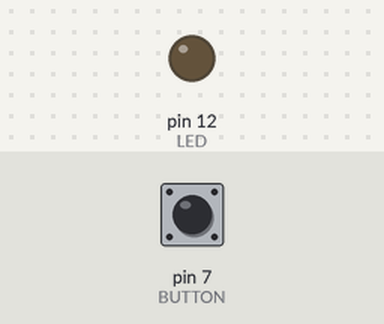
Bench run of a sketch on a simulated Arduino Uno, built with avr-gcc and run on an emulated ATmega328P. Shown: output pins drawn as LEDs (lit = HIGH). The test bench sets the inputs (shaded band); at power-on: pin 7 (BUTTON) LOW.

Above: at 1.2 s.
1.3 s: pin 7 (BUTTON) pulled HIGH for 0.15 s
At 2.2 s:
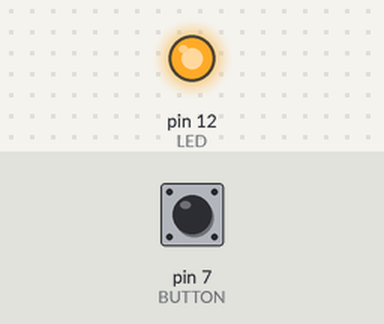
2.9 s: pin 7 (BUTTON) pulled HIGH for 1 s
At 3.4 s:
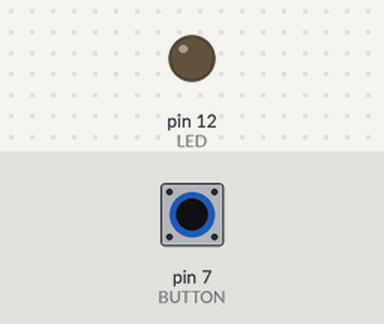
5.4 s: pin 7 (BUTTON) pulled HIGH for 3.2 s
At 6.5 s:
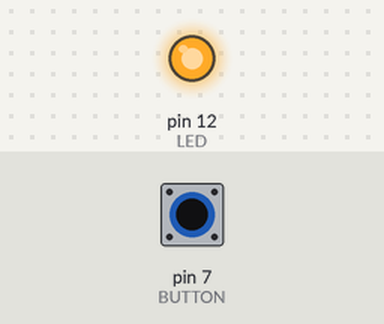
Timing chart, 0 to 8.4 s (numbered marks = the images above; inputs shaded):
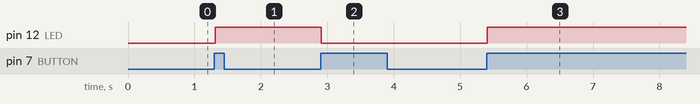

The sketch:

5_first_lamp.ino
```cpp
const int LED = 12;   //the pin for the LED
const int BUTTON = 7; //the input pin where the pushbutton is connected

int val = 0; //val will be used to store the state of the input pin

int old_val = 0;
int state = 0; // 0 = LED off and 1 = LED on

void setup() {
  pinMode(LED, OUTPUT);
  pinMode(BUTTON, INPUT);
}

void loop() {
  val = digitalRead(BUTTON);  //read the input value and store it

  // check if there was a transition
  if ((val == HIGH) && (old_val == LOW)) {
    state = 1 - state; //tricky, think about it 1-1 = 0 && 1-0 = 1
    delay(10);  //debouncing
  }

  old_val = val; //val is now old, let's store it

  if (state == 1) { //if button pressed
    digitalWrite(LED, HIGH); //turn the led on
  } else {
    digitalWrite(LED, LOW);
  }

}
```

Measured:
- after the input at 1.3 s, pin 12 (LED): LOW → HIGH at once
- after the input at 2.9 s, pin 12 (LED): HIGH → LOW at once
- after the input at 5.4 s, pin 12 (LED): LOW → HIGH at once
